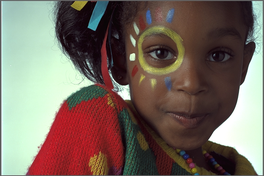
%> input picture excersiecs/Mohammad-t-t/13/girl.png, 264 x 176 px, shrunk from 768 x 512 before the run
$ octave t13.m   (GNU Octave 9; MATLAB toolbox functions it lacks are replaced by stand-ins)
%> lines starting %> are read from the running program, lines starting %| are printed output that depends on the picture
clc;
clear;
close all;

orginalPic=imread('girl.png');
%> orginalPic is the input picture: size 176x264x3 uint8; mean R, G, B 119.4, 105.8, 96

x=size(size(orginalPic),2);
%> x = 3
if x==3
    grayPic=rgb2gray(orginalPic);
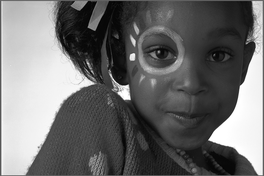
%> grayPic: size 176x264 uint8; min 2, max 255, mean 108.8
else
    grayPic=orginalPic;
end

picSize=size(grayPic);
%> picSize = [176 264]

%negativePic
negativePic = 255 - grayPic;
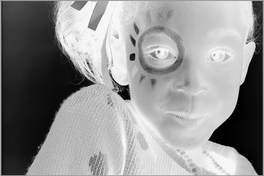
%> negativePic: size 176x264 uint8; min 0, max 253, mean 146.2

%noise
tedad=4;
for i=1 : tedad
noisPic=negativePic;
noise=randi([1,30]);

x = randi([0,255],picSize(1),picSize(2));
noisPic(x <= noise+0) = 0;
noisPic(x >=255-noise) = 255;
average(i)=sum(noisPic(:))/(picSize(1)*picSize(2));

    subplot(2,3,i);
    imshow(noisPic),title(average(i));
end
%> this loop made 4 passes
%> pass 1, `imshow(noisPic)`:
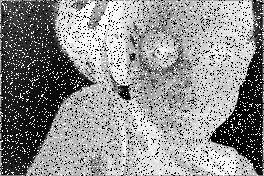
%> displayed picture: size 176x264, on the screen's scale of 0 to 255; min 0, max 255, mean 142.1
%> pass 2, `imshow(noisPic)`:
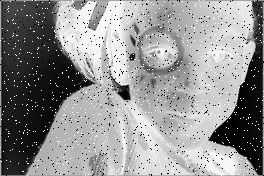
%> displayed picture: size 176x264, on the screen's scale of 0 to 255; min 0, max 255, mean 145.3
%> after the loop:
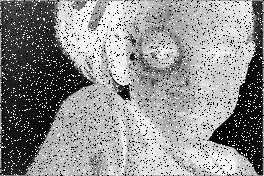
%> noisPic: size 176x264 uint8; min 0, max 255, mean 143.2
%> after the loop, average = [142.1 145.3 143.1 143.2]

    subplot(2,3,tedad+1);
    plot(average);
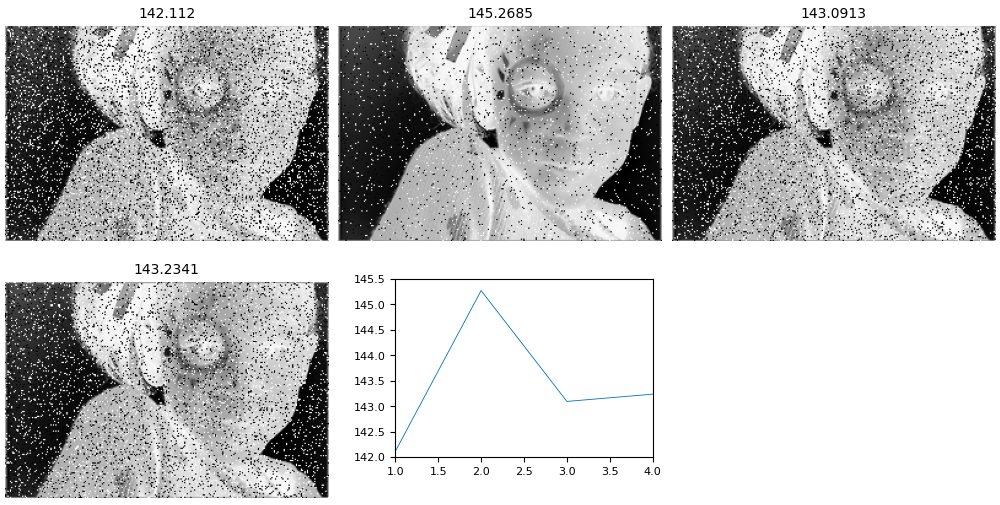
%> figure redrawn from the program's plot data, 5 panels

xlswrite('average.xls',average);

$ run again, with excersiecs/Mohammad-t-t/13/tasvir1.jpg saved as excersiecs/Mohammad-t-t/13/girl.png
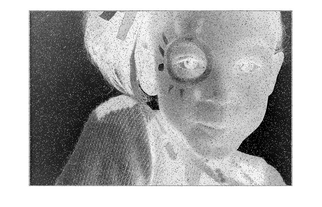
%> input picture excersiecs/Mohammad-t-t/13/tasvir1.jpg, 322 x 207 px, shrunk from 938 x 603 before the run
%> orginalPic is the input picture: size 207x322x3 uint8; min 0, max 255, mean 171.5
%> the loop `for i=1 : tedad` made 4 passes
%> pass 1, `imshow(noisPic)`:
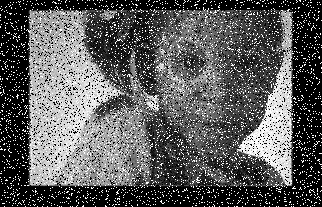
%> displayed picture: size 207x322, on the screen's scale of 0 to 255; min 0, max 255, mean 92.8
%> after the loop `for i=1 : tedad`:
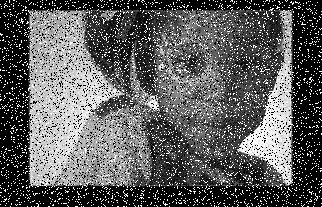
%> noisPic: size 207x322 uint8; min 0, max 255, mean 93.7
%> after the loop `for i=1 : tedad`: average = [92.81 90.87 84.78 93.69]
